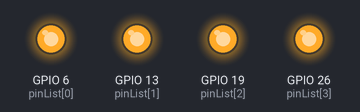
A program run on a simulated Raspberry Pi (BCM pin numbers). Parts: output pins drawn as LEDs (lit = HIGH). At 0.0 s the program stops and its outputs stay as they are.

Above: at 0.1 s.
Timing chart, 0 to 1.5 s (numbered marks = the images above):
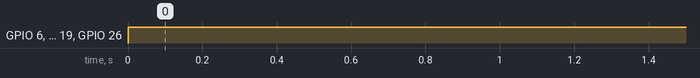

The program:

Script_ON.py
```python
#!/usr/bin/python

# Import required Python libraries
import RPi.GPIO as GPIO
import time

# Use BCM GPIO references instead of physical pin numbers
GPIO.setmode(GPIO.BCM)

# init list with pin numbers

pinList = [6,13,19,26]

# loop through pins and set mode and state to 'low'

for i in pinList:
    GPIO.setwarnings(False)
    GPIO.setup(i, GPIO.OUT)
    GPIO.output(i, GPIO.HIGH)

def trigger() :
        for i in pinList:
          GPIO.output(i, GPIO.HIGH)
#         GPIO.cleanup()
          break


try:
    trigger()


except KeyboardInterrupt:
  print "  Quit"
  # Reset GPIO settings
  GPIO.cleanup()
```

Measured:
- by itself, GPIO 6 (pinList[0]), GPIO 13 (pinList[1]), GPIO 19 (pinList[2]), GPIO 26 (pinList[3]): LOW → HIGH at 0.00 s
